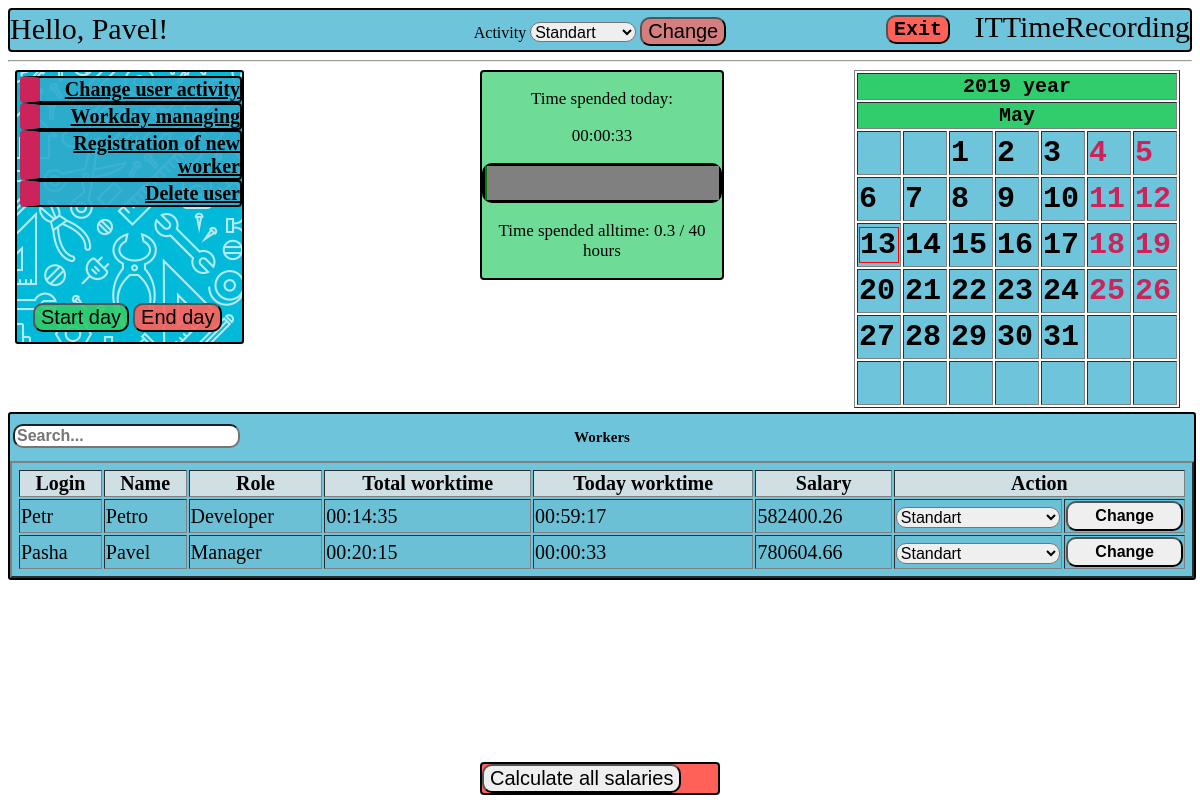
/manager/ChangeUserActivity (signed in), run on the app's committed database.
### rec/models.py (models this page shows, shortened)
class User(db.Model):
    __tablename__ = 'USER'
    login = db.Column('LOGIN', db.String(20), primary_key=True)
    password = db.Column('PASSWORD', db.String(20), nullable=False)
    salary = db.Column('SALARY', db.INTEGER)
    worktime = db.Column('WORKTIME', db.INTEGER)
    username = db.Column('USERNAME', db.String(50), nullable=False)
    role = db.Column('ROLE_NAME', db.String(15), nullable=False )

class Manager(User):
    def start_dev_day(self, user, activity):
        target = User.query.filter_by(login=user).first()
        target.start_day(activity)
        db.session.commit()

class Workday(db.Model):
    __tablename__='WORKDAY'
    id = db.Column('ID', db.INTEGER, primary_key=True, autoincrement= True)
    time = db.Column('TIME', db.INTEGER)
    date = db.Column('DATE', db.INTEGER)
    activity = db.Column('ACTIVITY_NAME', db.String(15), db.ForeignKey('ACTIVITY.NAME'), nullable=False)
    user = db.Column('USER_LOGIN', db.String(20), db.ForeignKey('USER.LOGIN'), nullable=False)
    ended = db.Column('ENDED', db.INTEGER)

### rec/tools/Manager/views.py (the view)
@mod.route('/ChangeUserActivity', methods=['GET', 'POST'])
def ChangeUserActivity():
    if ('userlogin' in request.form and 'activity' in request.form):
        g.user.choose_dev_activity(request.form['userlogin'],request.form['activity'])
    everyone = User.query.all()
    workdays = Workday.query.filter_by(date=date.toordinal())
    workdict = {}
    for workday in workdays:
        workdict[workday.user] = workday
    return render_template("tools/Manager/ChangeUserActivity.html",
                           user=g.user,
                           menu=menu,
                           date=date,
                           cal=cal,
                           norms=session['normative'],
                           time=Workday.query.filter_by(id=session["workday_id"]).first().time + session['time'],
                           workers=everyone,
                           workdays=workdict)

### rec/templates/tools/Manager/ChangeUserActivity.html (shortened to what this page needs)
{% include "homepage.html" %}
<div class = "usertable">
<p>Workers</p>
<input type = 'text' id = 'search-text' onkeyup='tableSearch()' placeholder="Search...">
<table border="2px" id = 'info-table'>
<tr>
    <th>Login</th>
    <th>Name</th>
    <th>Role</th>
    <th>Total worktime</th>
    <th>Today worktime</th>
    <th>Salary</th>
    <th colspan="2">Action</th>
</tr>
{% for worker in workers %}
<tr>
    <td>{{ worker.login }}</td>
    <td>{{ worker.username }}</td>
    <td>{{ worker.role }}</td>
    {% if worker.login in workdays %}
        {% set workertime = workdays[worker.login].time %}
        {% set ended = workdays[worker.login].ended %}
    <td {% if ended == 0 %}class = 'timer'{% endif %}>{{ '%02d'|format((worker.worktime/3600)|int) }}:{{ '%02d'|format((worker.worktime%3600)/60|int) }}:{{ '%02d'|format((worker.worktime%60)|int) }}</td>
    <td {% if ended == 0 %}class = 'timer'{% endif %}>{{'%02d'|format((workertime/3600)|int) }}:{{ '%02d'|format((workertime%3600)/60|int) }}:{{ '%02d'|format((workertime%60)|int)}}</td>
    {% else %}
        <td>00:00:00</td>
        <td>00:00:00</td>
    {% endif %}
    <td>{{ worker.salary | round(2)}}</td>
        <form method="post" action="{{ url_for('Manager.ChangeUserActivity') }}">
            <td>
                {% set activity = 'Standart' %}
                {% if worker.login in workdays %}
                    {% set activity = workdays[worker.login].activity %}
                {% endif %}
                <select name="activity" id="activity">
                    <option value="Standart" {% if activity == 'Standart' %} selected="selected" {% endif %}>Standart</option>
                </select></td>
            <td><input type="submit" value="Change">
            </td>
        </form>
</tr>
{% endfor %}
</table>
</div>

### rec/templates/homepage.html (shortened to what this page needs)
<!DOCTYPE html>
{% extends "base.html" %}
{% block body %}
    <form class="calc" method="post" action={{ url_for("Manager.calculate_all") }}>
        <input type = 'submit' value="Calculate all salaries">
    </form>
    <body link="black">
    <div class="hello">Hello, {{ user.username }}!</div>
    <div class="back"></div>
    <div class="menu">
    <ul>
    {% set role = user.role %}
    {% for item in menu %}
        <li>
            {% set url = role+"."+item[1] %}
            <a href = {{ url_for(url)}}>{{ item[0] }}</a>
        </li>
    {% endfor %}
    </ul>
    </div>
    <div class="progress_bar">
        <p> Time spended today: </p>
        {% set ended = workdays[user.login].ended %}
        <p {% if ended == 0 %}class="timer"{% endif %}>{{ '%02d'|format((time/3600)|int) }}:{{ '%02d'|format((time%3600)/60|int) }}:{{ '%02d'|format((time%60)|int) }} </p>
        <progress max = {{ norms }} value = {{ (user.worktime/3660 + time/3660)|round(2) }}></progress>
        <p> Time spended alltime: {{ (user.worktime/3600 + time/3660)|round(1)}} / {{ norms | round }} hours</p>
    </div>
    <div class = 'dayman'>
        <form method="post">
        <table>
            <tr>
                <td>
                   <input class="startday" type="submit" value="Start day" formaction={{ url_for("rec.begin_day") }}>
                </td>
                <td>
                    <input class="endday" type="submit" value="End day" formaction={{ url_for("rec.end_day") }}>
                </td>
            </tr>
        </table>
        </form>
    </div>
    {% include "calendar.html" %}
    <div class="activity">
        <form method="post">
            <label for="activity"> Activity </label>
            {% set activity = 'Standart' %}
                {% if user.login in workdays %}
                    {% set activity = workdays[user.login].activity %}
                {% endif %}
                <select name="activity" id="activity">
                    <option value="Standart" {% if activity == 'Standart' %} selected="selected" {% endif %}>Standart</option>
                </select>
            <input type="submit" name="activity" value="Change" formaction='{{ url_for('rec.activity') }}'>
        </form>
    </div>
    <form method="post">
    <input class="exit" type="submit" name="exit" value="Exit" formaction='{{ url_for('rec.exit') }}'>
    </form>
</body>
{% endblock %}

### rec/templates/calendar.html (shortened to what this page needs)
<link rel="stylesheet" href="/static/css/main.css" />
<div class = "calendar">
<form method="post">
{% set months_names = {
        1: 'January', 2: 'February', 3: 'March', 4: 'April',
        5: 'May', 6: 'June', 7: 'July', 8: 'August',
        9: 'September', 10: 'October', 11: 'November', 12: 'December'
    } %}
    <table border="1">
        <tr>
            <th colspan="7">{{ date.year }} year</th>
        </tr>
        <tr>
            <th colspan="7">{{ months_names[date.month] }} </th>
        </tr>
        {% for week in cal %}
            <tr>
                {% for day in week %}
                    <td>
                    {% if  day.date == date.day %}
                        <div class="today">
                    {% endif %}
                    {% if day.form == "Vacancy" %}
                        <div class="vacancy">
                            <div class="date">{{ day.date }}</div>
                        </div>
                    {% endif %}
                    {% if day.form == "Work" %}
                        <div class="workday">
                            <div class="date">{{ day.date }}</div>
                        </div>
                    {% endif %}
                    {% if  day.date == date.day %}
                        </div>
                    {% endif %}
                    </td>
                {% endfor %}
            </tr>
        {% endfor %}
    </table>
</form>
</div>

### rec/static/css/main.css (style rules this page uses)
body { background-color: #57FFC6; background: url("work.jpg"); background-size: 900px 900px; font-family: Georgia, 'Times New Roman', Times, serif; }
.dayman { position:absolute; top: 300px; left: 30px; z-index: 1; }
.startday { background-color: rgba(49, 204, 107, 0.9); }
.endday { background-color: rgba(255, 97, 89, 0.9); }
.usertable { width: 100%; background-color: rgba(49, 171, 204, 0.7); margin-top: 310px; border-radius: 3px; border: black solid 2px; overflow-x: auto; display: block; position: relative; top: 40px; }
.usertable table { width: 100%; font-size: 20px; padding: 5px; }
input { border-radius: 10px; }
.usertable th { background-color: rgba(229,229,229,0.81); font-size: 20px; }
.usertable td { background-color: rgba(107, 191, 214, 0.81); font-size: 20px; }
.usertable input[type="submit"] { font-weight: bolder; width: 100%; height: 30px; font-size: 16px; }
.usertable input[type="text"] { font-weight: bolder; position: absolute; top: 10px; left: 3px; font-size: 16px; }
.usertable select { width: 100%; height: 100%; font-size: 16px; border-radius: 10px; }
.usertable p { text-align: center; font-size: 15px; font-weight: bolder; }
.back { background: url("tools.jpg"); position: absolute; top: 70px; left: 15px; width: 225px; height: 270px; border-radius: 3px; border: black solid 2px; }
.activity { text-align: center; padding: 2px; position:absolute; top: 15px; right: 35%; left: 35%; }
.activity input { background-color: rgba(255, 97, 89, 0.7); border-radius: 10px; }
.activity select { margin: 0px; padding: 0px; height: 20px; font-size: 16px; border-radius: 10px; }
.autorization td, input { font-size: 20px; }
.progress_bar { width: 20%; position:absolute; top: 70px; left: 40%; right: 40%; background-color: rgba(49, 204, 107, 0.7); border: black solid 2px; border-radius: 4px; }
.progress_bar progress { color: #31ABCC; width: 100%; height: 40px; border: black solid 3px; border-radius: 10px; }
.progress_bar p { color: black; text-align: center; font-size: 17px; }
.menu { position: absolute; top:60px; left: 10px; }
.menu ul { list-style-type: none; padding-left: 10px; color: black; }
.menu li { font-size: 20px; width: 200px; background-color: rgba(49, 171, 204, 0.9); text-align: right; border: black solid 2px; border-radius: 4px; border-left: #CC235A solid 20px; font-weight: bolder; }
.calendar { position: absolute; top: 70px; right: 20px; }
.calendar .vacancy { color: #CC235A; }
.calendar td { background-color: rgba(49, 171, 204, 0.7); font-size: 30px; width: 40px; height: 40px; font-family: monospace; font-weight: bold; }
.calendar th { background-color: #31CC6B; font-size: 20px; font-family: monospace; font-weight: bold; }
.calendar .today { border: solid 1px red; }
.exit { background-color: #ff6159; font-size: 20px; font-family: monospace; font-weight: bold; text-align: center; position: absolute; top: 15px; right: 250px; }
.hello { position: absolute; top: 12px; left: 10px; font-size: 30px; }
.calc { position: absolute; bottom: 5px; right:40%; left:40%; background-color: #ff6159; border: black solid 2px; border-radius: 4px; }

### data on the page
Manager: username "Pavel", (user.worktime/3600+time/3660)|round(1) "0.3", date "1", date "2", date "3", date "4", date "5", date "6", date "7", date "8", date "9", date "10", date "11", date "12", date "13", date "14", date "15", date "16", date "17", date "18", date "19", date "20", date "21", date "22", date "23", date "24", date "25", date "26", date "27", date "28", date "29", date "30", date "31", login "Pasha", role "Manager", (worker.worktime/3600)|int "00", (worker.worktime%3600)/60|int "20", (worker.worktime%60)|int "15", salary "780604.66"
Workday: activity "Standart", (workertime/3600)|int "00", (workertime%3600)/60|int "00", (workertime%60)|int "33"
Manager: login "Petr", username "Petro", role "Developer", (worker.worktime/3600)|int "00", (worker.worktime%3600)/60|int "14", (worker.worktime%60)|int "35", salary "582400.26"
Workday: (workertime/3600)|int "00", (workertime%3600)/60|int "59", (workertime%60)|int "17"

### other printed values
{{ item[0] }} "Change user activity" "Workday managing" "Registration of new worker" "Delete user"
{{ '%02d'|format((time/3600)|int) }} "00"
{{ '%02d'|format((time%3600)/60|int) }} "00"
{{ '%02d'|format((time%60)|int) }} "33"
{{ norms | round }} "40"
{{ date.year }} "2019"
{{ months_names[date.month] }} "May"
